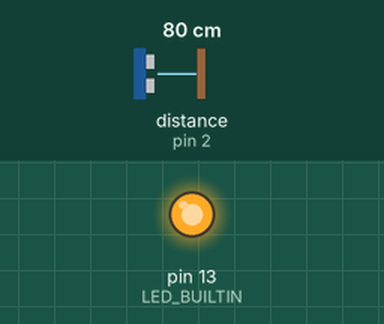
This sketch was run on a simulated Arduino Uno, built with avr-gcc and run on an emulated ATmega328P. Shown: output pins drawn as LEDs (lit = HIGH). Wiring (inferred from the names in the program): ultrasonic range finder: trigger pin 3; echo pin 2. Dashed ring = blinking. The inputs (shaded band) are chosen by the test bench; at power-on: distance to the obstacle (sensor on pin 2) 80 cm. The echo pulse lasts 58.3 µs per cm; pins used as bus, display or sensor lines are not drawn.

Above: at 1.2 s.
1.3 s: distance to the obstacle (sensor on pin 2) set to 2 cm
At 4.1 s:
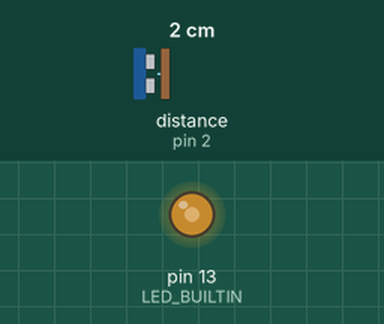
4.3 s: distance to the obstacle (sensor on pin 2) set to 4 cm
At 5.4 s:
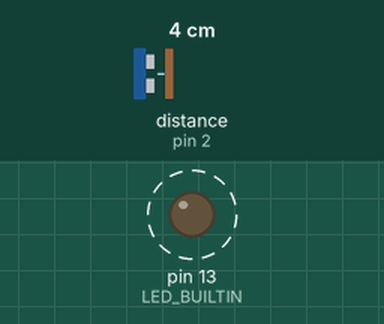
Timing chart, 0 to 13.3 s (numbered marks = the images above; inputs shaded):
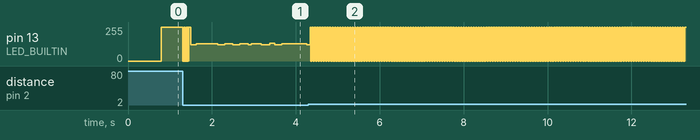

The sketch:

ParkAssist.ino
```cpp
const unsigned int TRIG_PIN = 3;
const unsigned int ECHO_PIN = 2;
//const unsigned int BAUD_RATE = 9600;

// for measuring the distance
long duration = 0;
long distance = 0;

// defining the delay factor between each LED blink
const int blinkFactor = 10;
// at this distance (or lower) the LED stays on - to stop the car
const int parkHereDistance = 50;

// needed for a better delay
unsigned long previousMillis = 0;
// ledState used to set the LED
int ledState = LOW;


void setup()
{
  // The ultrasonic sensor SRF 05
  pinMode(TRIG_PIN, OUTPUT);
  pinMode(ECHO_PIN, INPUT);

  // initialize digital pin LED_BUILTIN as an output.
  pinMode(LED_BUILTIN, OUTPUT);

  //Serial.begin(BAUD_RATE);
}


void loop()
{
  // trigger ultrasonic sensor now
  measure();

  // check time for 'delay'
  unsigned long currentMillis = millis();

  // blink LED depending on the distance
  if (currentMillis - previousMillis >= (distance * blinkFactor))
  {
    // save the last time you blinked the LED
    previousMillis = currentMillis;

    // if the LED is off turn it on and vice-versa:
    if (ledState == LOW)
    {
      ledState = HIGH;
    }
    else
    {
      ledState = LOW;
    }

    // set the LED with the ledState of the variable:
    digitalWrite(LED_BUILTIN, ledState);
  }
}


void measure(void)
{
  digitalWrite(TRIG_PIN, LOW);
  delayMicroseconds(2);
  digitalWrite(TRIG_PIN, HIGH);
  delayMicroseconds(10);
  digitalWrite(TRIG_PIN, LOW);

  // convert the time into a distance
  duration = pulseIn(ECHO_PIN, HIGH);

  // sensor okay?
  if (duration == 0)
  {
    //Serial.println("Warning: no pulse from sensor");
    // set for blinking
    distance = 1;
  }
  else
  {
    distance = duration / 29.1 / 2;
    //Serial.print("Distance:  ");
    //Serial.print(distance);
    //Serial.println(" cm");
  }
}
```

Measured:
- by itself, pin 13 (LED_BUILTIN): alternates 255/255 for 0.03 s and 0/255 for 0.03 s
